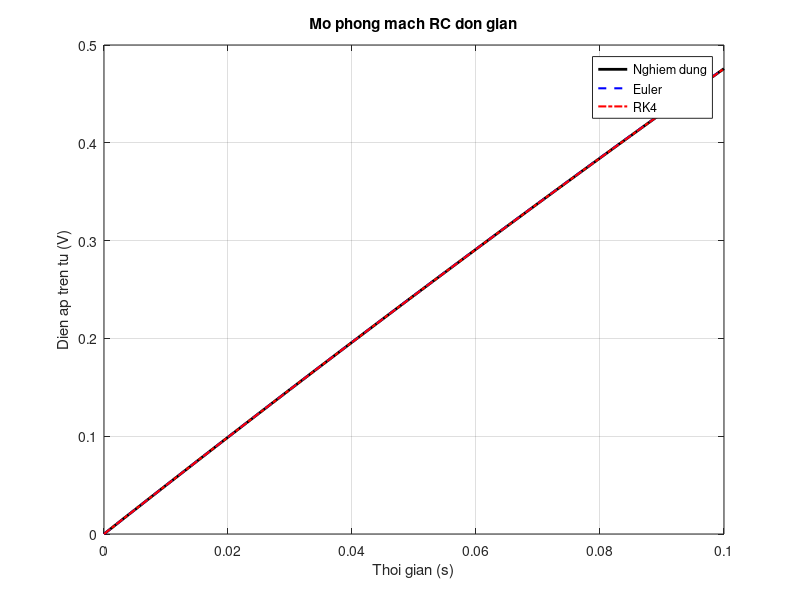

This figure's MATLAB source:
function mach_rc_euler_rk4
    % Tham so mach
    R = 1000;          % Dien tro (Ohm)
    C = 0.001;         % Dien dung (Farad)
    V_in = 5;          % Dien ap nguon (Volt)
    V0 = 0;            % Dien ap ban dau tren tu (Volt)

    % Thoi gian mo phong
    t0 = 0;
    t_cuoi = 0.1;       % 100ms
    buoc = 0.001;

    t = t0:buoc:t_cuoi;
    m = length(t);

    % Khoi tao mang ket qua
    V_euler = zeros(1, m);
    V_rk4 = zeros(1, m);
    V_giaitich = zeros(1, m);  % Nghiem dung

    % Dieu kien ban dau
    V_euler(1) = V0;
    V_rk4(1) = V0;

    % Nghiem giai tich (doi voi V_in hang so)
    for i = 1:m
        V_giaitich(i) = V_in * (1 - exp(-t(i)/(R*C)));
    end

    % Phuong phap Euler
    for i = 1:m-1
        V_euler(i+1) = V_euler(i) + buoc * ((V_in - V_euler(i)) / (R*C));
    end

    % Phuong phap RK4
    for i = 1:m-1
        f = @(V) (V_in - V)/(R*C);
        k1 = f(V_rk4(i));
        k2 = f(V_rk4(i) + buoc/2 * k1);
        k3 = f(V_rk4(i) + buoc/2 * k2);
        k4 = f(V_rk4(i) + buoc * k3);
        V_rk4(i+1) = V_rk4(i) + (buoc/6) * (k1 + 2*k2 + 2*k3 + k4);
    end

    % Ve do thi ket qua
    figure;
    plot(t, V_giaitich, 'k-', 'LineWidth', 2, 'DisplayName', 'Nghiem dung');
    hold on;
    plot(t, V_euler, 'b--', 'LineWidth', 1.5, 'DisplayName', 'Euler');
    plot(t, V_rk4, 'r-.', 'LineWidth', 1.5, 'DisplayName', 'RK4');
    grid on;
    xlabel('Thoi gian (s)');
    ylabel('Dien ap tren tu (V)');
    title('Mo phong mach RC don gian');
    legend show;
end
